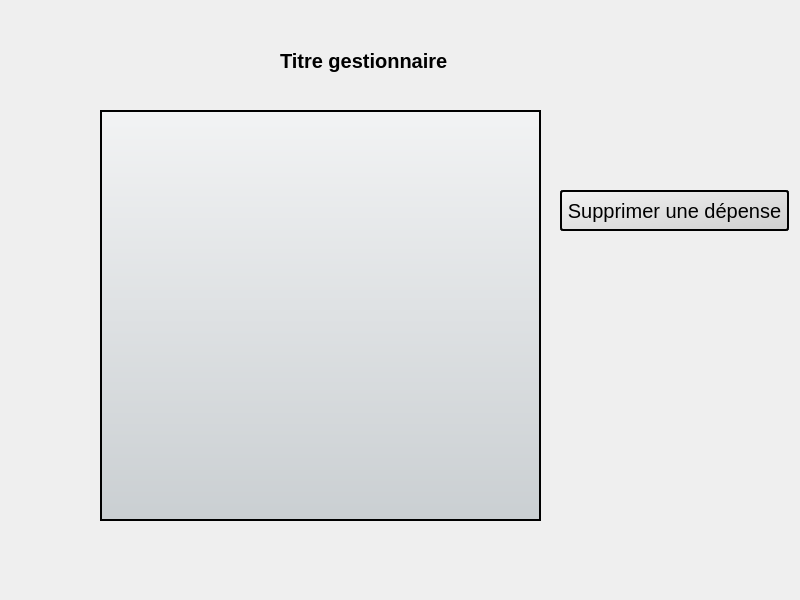
<?xml version="1.0" encoding="UTF-8"?>
<ui version="4.0">
 <class>FenetreConsulterMesDepenses</class>
 <widget class="QWidget" name="FenetreConsulterMesDepenses">
  <property name="geometry">
   <rect>
    <x>0</x>
    <y>0</y>
    <width>800</width>
    <height>600</height>
   </rect>
  </property>
  <property name="windowTitle">
   <string>Form</string>
  </property>
  <property name="styleSheet">
   <string notr="true">#logo{ 
 border-width: 2px;
    border-style: none;
    border-radius: 3px;
	border-color: transparent;
	background: qlineargradient(spread:pad, x1:1 y1:1, x2:0, y2:0, stop:0 #F2F3F4, stop:1 #CACFD2);
}

QPushButton{ 
border-width: 2px;
    border-radius: 3px;
border-style: solid;
    border-color: black;
background: qlineargradient(spread:pad, x1:1 y1:1, x2:0, y2:0, stop:0 #CFCFCF , stop:1 #F2F2F2);
}

QTableView {
	background: qlineargradient(spread:pad, x1:0 y1:1, x2:0, y2:0, stop:0 rgba(202, 207, 210,255), stop:1 rgba(242, 243, 244, 255));
	border-color:black; 
	border-style:solid; 
	border-width:2px;
}
QTableView::item{
    height: 31px;

}</string>
  </property>
  <widget class="QPushButton" name="logo">
   <property name="geometry">
    <rect>
     <x>20</x>
     <y>20</y>
     <width>80</width>
     <height>80</height>
    </rect>
   </property>
   <property name="font">
    <font>
     <family>Helvetica Neue</family>
     <pointsize>15</pointsize>
    </font>
   </property>
   <property name="cursor">
    <cursorShape>PointingHandCursor</cursorShape>
   </property>
   <property name="toolTip">
    <string>&lt;html&gt;&lt;head/&gt;&lt;body&gt;&lt;p&gt;Retourner&lt;/p&gt;&lt;/body&gt;&lt;/html&gt;</string>
   </property>
   <property name="styleSheet">
    <string notr="true">QPushButton{background: transparent;}</string>
   </property>
   <property name="text">
    <string/>
   </property>
   <property name="icon">
    <iconset resource="images.qrc">
     <normaloff>:/new/images/logo.png</normaloff>:/new/images/logo.png</iconset>
   </property>
   <property name="iconSize">
    <size>
     <width>80</width>
     <height>80</height>
    </size>
   </property>
  </widget>
  <widget class="QTableView" name="tableauDepenses">
   <property name="geometry">
    <rect>
     <x>100</x>
     <y>110</y>
     <width>441</width>
     <height>411</height>
    </rect>
   </property>
   <property name="editTriggers">
    <set>QAbstractItemView::NoEditTriggers</set>
   </property>
  </widget>
  <widget class="QLabel" name="label">
   <property name="geometry">
    <rect>
     <x>280</x>
     <y>40</y>
     <width>311</width>
     <height>41</height>
    </rect>
   </property>
   <property name="font">
    <font>
     <family>Helvetica Neue</family>
     <pointsize>15</pointsize>
     <weight>75</weight>
     <bold>true</bold>
    </font>
   </property>
   <property name="text">
    <string>Titre gestionnaire</string>
   </property>
  </widget>
  <widget class="QPushButton" name="supprimerDepensesButton">
   <property name="geometry">
    <rect>
     <x>560</x>
     <y>190</y>
     <width>229</width>
     <height>41</height>
    </rect>
   </property>
   <property name="font">
    <font>
     <family>Helvetica Neue</family>
     <pointsize>15</pointsize>
    </font>
   </property>
   <property name="cursor">
    <cursorShape>PointingHandCursor</cursorShape>
   </property>
   <property name="text">
    <string>Supprimer une dépense</string>
   </property>
  </widget>
 </widget>
 <resources>
  <include location="images.qrc"/>
 </resources>
 <connections/>
</ui>
